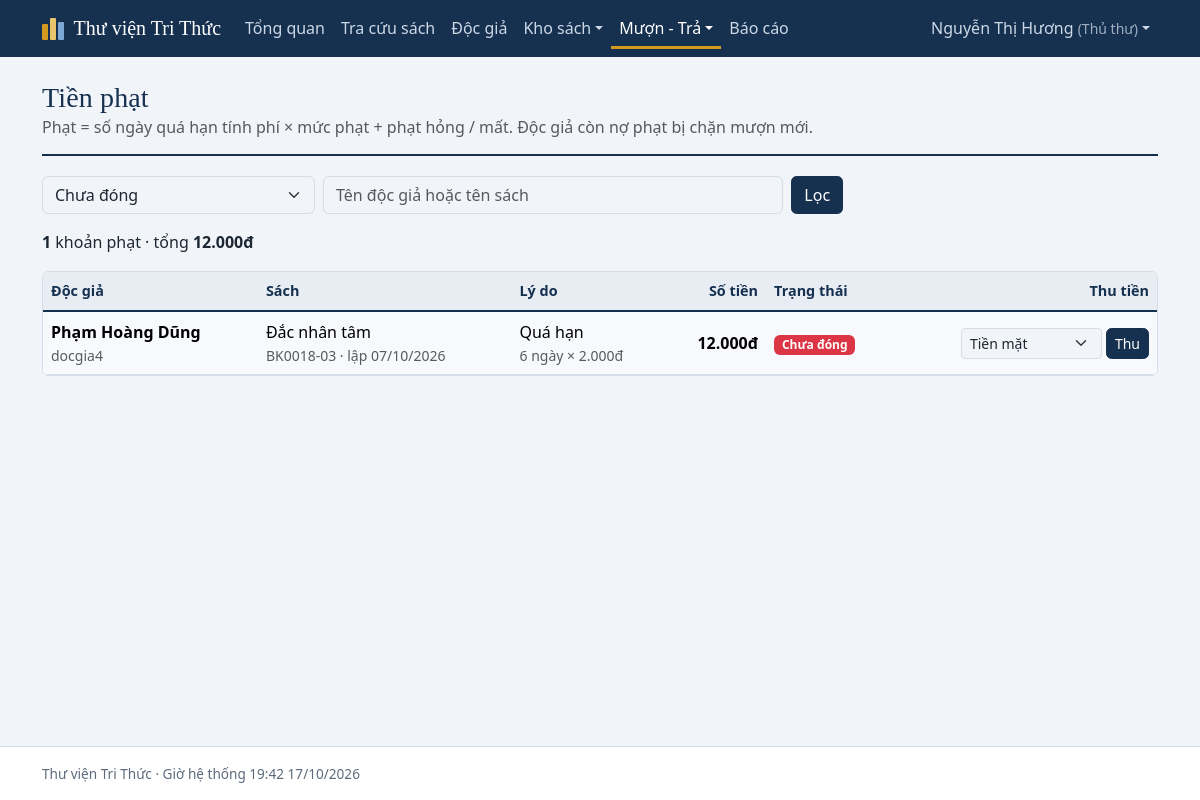
Screenshot of /staff/fines.php (signed in) with the database file from the repository.
### tables this page shows
CREATE TABLE users (
  user_id            BIGINT AUTO_INCREMENT PRIMARY KEY,
  role_id            INT NOT NULL,
  username           VARCHAR(50)  NOT NULL UNIQUE,
  email              VARCHAR(100) NOT NULL UNIQUE,
  password_hash      VARCHAR(255) NOT NULL,
  full_name          VARCHAR(100) NOT NULL,
  phone              VARCHAR(20)  NULL,
  address            VARCHAR(255) NULL,
  status             ENUM('ACTIVE','LOCKED','INACTIVE') NOT NULL DEFAULT 'ACTIVE',
  failed_login_count INT NOT NULL DEFAULT 0,
  locked_until       DATETIME NULL,
  created_at         DATETIME NOT NULL DEFAULT CURRENT_TIMESTAMP,
  CONSTRAINT fk_users_role FOREIGN KEY (role_id) REFERENCES roles(role_id)
);

CREATE TABLE roles (
  role_id    INT AUTO_INCREMENT PRIMARY KEY,
  role_code  VARCHAR(20)  NOT NULL UNIQUE,       
  role_name  VARCHAR(50)  NOT NULL
);

CREATE TABLE fines (
  fine_id         BIGINT AUTO_INCREMENT PRIMARY KEY,
  loan_item_id    BIGINT NOT NULL,
  reader_id       BIGINT NOT NULL,
  policy_id       INT NOT NULL,
  overdue_days    INT NOT NULL DEFAULT 0,
  overdue_amount  DECIMAL(12,2) NOT NULL DEFAULT 0,
  damage_level    TINYINT NULL,                     
  damage_amount   DECIMAL(12,2) NOT NULL DEFAULT 0,
  total_amount    DECIMAL(12,2) NOT NULL DEFAULT 0,
  reason          VARCHAR(100) NOT NULL,            
  status          ENUM('UNPAID','PAID') NOT NULL DEFAULT 'UNPAID',
  created_at      DATETIME NOT NULL DEFAULT CURRENT_TIMESTAMP,
  INDEX idx_fine_reader_status (reader_id, status),
  CONSTRAINT fk_fine_item   FOREIGN KEY (loan_item_id) REFERENCES loan_items(loan_item_id),
  CONSTRAINT fk_fine_reader FOREIGN KEY (reader_id)    REFERENCES users(user_id),
  CONSTRAINT fk_fine_policy FOREIGN KEY (policy_id)    REFERENCES library_policy(policy_id)
);

CREATE TABLE book_titles (
  title_id     BIGINT AUTO_INCREMENT PRIMARY KEY,
  isbn         VARCHAR(20)  NOT NULL UNIQUE,
  title        VARCHAR(255) NOT NULL,
  category_id  INT NULL,
  publisher_id INT NULL,
  publish_year INT NULL,
  description  TEXT NULL,
  cover_image  VARCHAR(255) NULL,
  status       ENUM('ACTIVE','DISCONTINUED') NOT NULL DEFAULT 'ACTIVE',
  created_at   DATETIME NOT NULL DEFAULT CURRENT_TIMESTAMP,
  FULLTEXT KEY ft_title (title),
  CONSTRAINT fk_bt_cat FOREIGN KEY (category_id)  REFERENCES categories(category_id),
  CONSTRAINT fk_bt_pub FOREIGN KEY (publisher_id) REFERENCES publishers(publisher_id)
);

CREATE TABLE book_copies (
  copy_id          BIGINT AUTO_INCREMENT PRIMARY KEY,
  title_id         BIGINT NOT NULL,
  location_id      INT NULL,
  barcode          VARCHAR(30) NOT NULL UNIQUE,
  price            DECIMAL(12,2) NOT NULL DEFAULT 0,
  condition_status ENUM('NORMAL','DAMAGED') NOT NULL DEFAULT 'NORMAL',
  status           ENUM('AVAILABLE','RESERVED','BORROWED','LOST','DAMAGED','INACTIVE') NOT NULL DEFAULT 'AVAILABLE',
  acquired_date    DATE NOT NULL,
  INDEX idx_copy_title_status (title_id, status),
  CONSTRAINT fk_copy_title FOREIGN KEY (title_id)    REFERENCES book_titles(title_id),
  CONSTRAINT fk_copy_loc   FOREIGN KEY (location_id) REFERENCES storage_locations(location_id)
);

### staff/fines.php (the view, shortened to what this page needs)
<?php
require __DIR__ . '/../includes/init.php';
$u = require_staff();
$st = g('st', 'UNPAID'); if (!in_array($st, ['UNPAID', 'PAID', 'ALL'], true)) $st = 'UNPAID';
$kw = g('q'); $page = max(1, (int)g('page', '1')); $per = 20;
$where = "(? = 'ALL' OR f.status = ?)"; $params = [$st, $st];
$base = "FROM fines f JOIN users u ON u.user_id = f.reader_id JOIN loan_items li ON li.loan_item_id = f.loan_item_id
         JOIN book_copies c ON c.copy_id = li.copy_id JOIN book_titles t ON t.title_id = c.title_id LEFT JOIN payments p ON p.fine_id = f.fine_id WHERE $where";
$total = (int)fetch_val("SELECT COUNT(*) $base", $params);
$sum = (float)fetch_val("SELECT COALESCE(SUM(f.total_amount),0) $base", $params);
$off = ($page - 1) * $per;
$rows = fetch_all("SELECT f.*, u.full_name, u.username, t.title, c.barcode, p.payment_id, p.paid_at, p.method $base ORDER BY f.created_at DESC LIMIT $per OFFSET $off", $params);
page_start('Tiền phạt');
page_head('Tiền phạt', 'Phạt = số ngày quá hạn tính phí × mức phạt + phạt hỏng / mất. Độc giả còn nợ phạt bị chặn mượn mới.');
?>
<form class="row g-2 mb-3" method="get" role="search">
  <div class="col-sm-4 col-md-3"><label class="visually-hidden" for="st">Trạng thái</label><select class="form-select" id="st" name="st">
    <option value="UNPAID" <?= $st === 'UNPAID' ? 'selected' : '' ?>>Chưa đóng</option></select></div>
  <div class="col-sm-6 col-md-5"><label class="visually-hidden" for="q">Tìm</label><input class="form-control" id="q" name="q" value="<?= e($kw) ?>" placeholder="Tên độc giả hoặc tên sách"></div>
  <div class="col-auto"><button class="btn btn-primary" type="submit">Lọc</button></div>
</form>
<p><strong><?= $total ?></strong> khoản phạt · tổng <strong><?= money($sum) ?></strong></p>
<?php if (!$rows): ?><div class="alert alert-light border">Không có khoản phạt nào.</div>
<?php else: ?>
<div class="table-wrap"><div class="table-responsive"><table class="table table-striped mb-0">
  <thead><tr><th>Độc giả</th><th>Sách</th><th>Lý do</th><th class="text-end">Số tiền</th><th>Trạng thái</th><th class="text-end">Thu tiền</th></tr></thead><tbody>
  <?php foreach ($rows as $r): ?>
  <tr><td><div class="fw-semibold"><?= e($r['full_name']) ?></div><div class="small text-muted"><?= e($r['username']) ?></div></td>
    <td><?= e($r['title']) ?><div class="small text-muted"><?= e($r['barcode']) ?> · lập <?= dmy($r['created_at']) ?></div></td>
    <td><?= e($r['reason']) ?><?= $r['overdue_days'] > 0 ? '<div class="small text-muted">' . (int)$r['overdue_days'] . ' ngày × ' . money($r['overdue_amount'] / max(1, $r['overdue_days'])) . '</div>' : '' ?></td>
    <td class="text-end fw-semibold"><?= money($r['total_amount']) ?></td>
    <td><?= badge('fine', $r['status']) ?><?= $r['paid_at'] ? '<div class="small text-muted">' . dmy($r['paid_at']) . '</div>' : '' ?></td>
    <td class="text-end">
      <?php if ($r['status'] === 'UNPAID'): ?>
      <form method="post" class="d-inline-flex gap-1" data-confirm="Xác nhận đã thu <?= e(money($r['total_amount'])) ?> của <?= e($r['full_name']) ?>?">
        <select class="form-select form-select-sm w-auto" name="method" aria-label="Hình thức thu"><option value="CASH">Tiền mặt</option><option value="TRANSFER">Chuyển khoản</option></select>
        <button class="btn btn-sm btn-primary" type="submit">Thu</button></form>
      <?php elseif ($r['payment_id']): ?><a class="btn btn-sm btn-outline-primary" href="<?= e(url('staff/receipt.php?id=' . $r['payment_id'])) ?>">Biên lai</a><?php endif; ?></td></tr>
  <?php endforeach; ?></tbody></table></div></div>
<?php endif; ?>
<?php page_end();

### includes/layout.php (shortened to what this page needs)
<?php
function nav_link(string $path, string $label, string $cur): string {
    $active = $cur === url($path) ? ' active' : '';
    return '<li class="nav-item"><a class="nav-link' . $active . '" href="' . e(url($path)) . '">' . e($label) . '</a></li>';
}
function nav_dropdown(string $label, array $items, string $cur): string {
    $on = false; $li = '';
    foreach ($items as $path => $text) {
        $a = ($cur === url($path)); $on = $on || $a;
        $li .= '<li><a class="dropdown-item' . ($a ? ' active' : '') . '" href="' . e(url($path)) . '">' . e($text) . '</a></li>';
    }
    return '<li class="nav-item dropdown"><a class="nav-link dropdown-toggle' . ($on ? ' active' : '') . '" href="#" role="button" data-bs-toggle="dropdown" aria-expanded="false">' . e($label) . '</a><ul class="dropdown-menu">' . $li . '</ul></li>';
}
function page_start(string $title, array $o = []): void {
    $u = user();
    $cur = $_SERVER['SCRIPT_NAME'] ?? '';
    $app = cfg('app.name');
    ?><!doctype html>
<html lang="vi">
<head>
<link rel="stylesheet" href="<?= e(url('assets/vendor/bootstrap/bootstrap.min.css')) ?>">
<link rel="stylesheet" href="<?= e(url('assets/css/style.css')) ?>">
</head>
<body>
<nav class="navbar navbar-expand-lg app-nav no-print">
  <div class="container">
    <a class="navbar-brand" href="<?= e(url($u && is_staff($u) ? 'staff/index.php' : 'index.php')) ?>">
      <span class="spines" aria-hidden="true"><i></i><i></i><i></i></span><?= e($app) ?>
    </a>
    <div class="collapse navbar-collapse" id="nav">
      <ul class="navbar-nav me-auto">
<?php
    if ($u && is_staff($u)) {
        echo nav_link('staff/index.php', 'Tổng quan', $cur);
        echo nav_link('index.php', 'Tra cứu sách', $cur);
        echo nav_link('staff/readers.php', 'Độc giả', $cur);
        echo nav_dropdown('Kho sách', ['staff/titles.php' => 'Đầu sách', 'staff/copies.php' => 'Bản sách', 'staff/locations.php' => 'Kho / kệ / vị trí'], $cur);
        echo nav_dropdown('Mượn - Trả', ['staff/loan_new.php' => 'Lập phiếu mượn', 'staff/return.php' => 'Lập phiếu trả', 'staff/reservations.php' => 'Duyệt đặt giữ', 'staff/fines.php' => 'Tiền phạt'], $cur);
        echo nav_link('staff/reports.php', 'Báo cáo', $cur);
    } elseif ($u) {
        echo nav_link('index.php', 'Tra cứu sách', $cur);
        echo nav_link('reader/reservations.php', 'Đặt giữ của tôi', $cur);
        echo nav_link('reader/history.php', 'Mượn - trả - phạt', $cur);
    } else {
        echo nav_link('index.php', 'Tra cứu sách', $cur);
    }
?>
      </ul>
      <ul class="navbar-nav align-items-lg-center">
<?php if ($u): ?>
        <li class="nav-item dropdown">
          <a class="nav-link dropdown-toggle" href="#" role="button" data-bs-toggle="dropdown" aria-expanded="false"><?= e($u['full_name']) ?> <small class="opacity-75">(<?= e($u['role_name']) ?>)</small></a>
        </li>
<?php else: ?>
        <li class="nav-item"><a class="nav-link" href="<?= e(url('login.php')) ?>">Đăng nhập</a></li>
        <li class="nav-item"><a class="btn btn-sm btn-accent ms-lg-2" href="<?= e(url('register.php')) ?>">Đăng ký</a></li>
<?php endif; ?>
      </ul>
    </div>
  </div>
</nav>
<main class="container py-4">
<?php
}
function page_end(): void {
    ?></main>
<footer class="app-footer no-print"><div class="container"><?= e(cfg('app.name')) ?> · Giờ hệ thống <?= date('H:i d/m/Y') ?></div></footer>
</body>
</html>
<?php
}
function page_head(string $h, string $sub = '', string $actions = ''): void {
    echo '<div class="page-head"><div><h1>' . e($h) . '</h1>' . ($sub !== '' ? '<p class="text-muted mb-0">' . e($sub) . '</p>' : '') . '</div>' . ($actions !== '' ? '<div class="no-print">' . $actions . '</div>' : '') . '</div>';
}

### includes/init.php (shortened to what this page needs)
<?php
function cfg(string $key, $default = null) {
    $v = $GLOBALS['CFG'];
    foreach (explode('.', $key) as $k) {
        $v = $v[$k];
    }
    return $v;
}
function url(string $path = ''): string { return BASE_URL . '/' . ltrim($path, '/'); }
function e($s): string { return htmlspecialchars((string)$s, ENT_QUOTES, 'UTF-8'); }
function db(): PDO {
    static $pdo = null;
    if ($pdo) return $pdo;
    $c = cfg('db');
    try {
        $pdo = new PDO("mysql:host={$c['host']};dbname={$c['name']};charset={$c['charset']}", $c['user'], $c['pass'], [
            PDO::ATTR_ERRMODE => PDO::ERRMODE_EXCEPTION,
            PDO::ATTR_DEFAULT_FETCH_MODE => PDO::FETCH_ASSOC,
            PDO::ATTR_EMULATE_PREPARES => false,
        ]);
    } catch (PDOException $ex) {
        http_response_code(500);
        exit('<meta charset="utf-8"><h3>Không kết nối được cơ sở dữ liệu</h3><p>Hãy bật MySQL trong XAMPP, import <code>database/library_db.sql</code> bằng phpMyAdmin và kiểm tra <code>config/config.php</code>.</p>');
    }
    $pdo->exec("SET time_zone = '" . (new DateTime())->format('P') . "'");
    return $pdo;
}
function run(string $sql, array $p = []): PDOStatement { $st = db()->prepare($sql); $st->execute($p); return $st; }
function fetch_one(string $sql, array $p = []): ?array { $r = run($sql, $p)->fetch(); return $r === false ? null : $r; }
function fetch_all(string $sql, array $p = []): array { return run($sql, $p)->fetchAll(); }
function fetch_val(string $sql, array $p = []) { $r = run($sql, $p)->fetchColumn(); return $r === false ? null : $r; }
function g(string $k, string $d = ''): string { return isset($_GET[$k]) && is_string($_GET[$k]) ? trim($_GET[$k]) : $d; }
function money($n): string { return number_format((float)$n, 0, ',', '.') . 'đ'; }
function dmy(?string $d): string { return $d ? date('d/m/Y', strtotime($d)) : '—'; }
function badge(string $type, string $v): string {
    [$t, $c] = STATUS_LABELS[$type][$v] ?? [$v, 'secondary'];
    return '<span class="badge text-bg-' . $c . '">' . e($t) . '</span>';
}
function user(): ?array {
    static $u = false;
    if ($u !== false) return $u;
    $u = null;
    if (!empty($_SESSION['uid'])) {
        $r = fetch_one("SELECT u.*, r.role_code, r.role_name FROM users u JOIN roles r ON r.role_id = u.role_id WHERE u.user_id = ?", [$_SESSION['uid']]);
        if ($r && $r['status'] === 'ACTIVE') $u = $r; else unset($_SESSION['uid']);
    }
    return $u;
}
function is_staff(?array $u = null): bool { $u = $u ?? user(); return $u && in_array($u['role_code'], ['LIBRARIAN', 'ADMIN'], true); }
function is_admin(?array $u = null): bool { $u = $u ?? user(); return $u && $u['role_code'] === 'ADMIN'; }
function require_login(array $roles = []): array {
    $u = user();
    return $u;
}
function require_staff(): array { return require_login(['LIBRARIAN', 'ADMIN']); }
require_once ROOT . '/includes/layout.php';

### assets/css/style.css (style rules this page uses)
:root { --ink:#16304f; --ink-2:#0f2239; --blue:#2a62a8; --brass:#d29a1f; --brass-d:#a97800; --paper:#f1f4f8; --line:#d5dde8; --text:#1d2733; --muted:#5d6b7c; --bs-body-bg:var(--paper); --bs-body-color:var(--text); --bs-link-color:var(--blue); --bs-link-hover-color:var(--ink); --bs-border-color:var(--line); --serif:"Iowan Old Style","Palatino Linotype",Palatino,"Book Antiqua",Georgia,serif; }
body { font-family:system-ui,-apple-system,"Segoe UI",Roboto,"Helvetica Neue",Arial,sans-serif;min-height:100vh;display:flex;flex-direction:column;line-height:1.55 }
main { flex:1 }
h1,h2,h3,.h1,.h2,.h3 { font-family:var(--serif);color:var(--ink);letter-spacing:.005em }
h1 { font-size:1.75rem }
a { text-underline-offset:2px }
.app-nav { background:var(--ink);--bs-navbar-color:#cdd8e6;--bs-navbar-hover-color:#fff;--bs-navbar-active-color:#fff;--bs-navbar-brand-color:#fff;--bs-navbar-brand-hover-color:#fff;--bs-navbar-toggler-border-color:rgba(255,255,255,.4) }
.app-nav .navbar-brand { font-family:var(--serif);font-size:1.25rem;display:flex;align-items:center;gap:.6rem }
.app-nav .nav-link.active { box-shadow:inset 0 -3px 0 var(--brass) }
.spines { display:inline-flex;align-items:flex-end;gap:2px;height:22px }
.spines i { display:block;width:6px;border-radius:1px;background:var(--brass) }
.spines i:nth-child(1) { height:16px }
.spines i:nth-child(2) { height:22px;background:#e9c46a }
.spines i:nth-child(3) { height:18px;background:#7fa7d6 }
.btn { border-radius:.35rem }
.btn-primary { --bs-btn-bg:var(--ink);--bs-btn-border-color:var(--ink);--bs-btn-hover-bg:var(--ink-2);--bs-btn-hover-border-color:var(--ink-2);--bs-btn-active-bg:#0a1829;--bs-btn-active-border-color:#0a1829;--bs-btn-disabled-bg:var(--ink);--bs-btn-disabled-border-color:var(--ink) }
.page-head { display:flex;justify-content:space-between;align-items:flex-end;gap:1rem;flex-wrap:wrap;margin-bottom:1.25rem;padding-bottom:.9rem;border-bottom:2px solid var(--ink) }
.page-head h1 { margin:0 }
.table { --bs-table-bg:#fff;--bs-table-striped-bg:#f7f9fc }
.table thead th { background:#e8edf4;color:var(--ink);font-weight:600;font-size:.9rem;white-space:nowrap;border-bottom:2px solid var(--ink) }
.table td,.table th { vertical-align:middle }
.table-wrap { background:#fff;border:1px solid var(--line);border-radius:.4rem;overflow:hidden }
.app-footer { border-top:1px solid var(--line);padding:1rem 0;color:var(--muted);font-size:.85rem;background:#fff }

### rows the page displays
users: full_name "Nguyễn Thị Hương", role.role_name "Thủ thư"
fines: reader.full_name "Phạm Hoàng Dũng", reader.username "docgia4", book_titles.title "Đắc nhân tâm", book_copies.barcode "BK0018-03", created_at "07/10/2026", reason "Quá hạn", overdue_days "6", overdue_amount+overdue_days "2.000đ", total_amount "12.000đ"

### other values shown
$app "Thư viện Tri Thức"
$label "Tổng quan Tra cứu sách Độc giả Báo cáo"
$label "Kho sách Mượn - Trả"
$h "Tiền phạt"
$sub "Phạt = số ngày quá hạn tính phí × mức phạt + phạt hỏng / mất. Độc giả còn nợ phạt bị chặn mượn mới."
$total "1"
money($sum) "12.000đ"
cfg('app.name') "Thư viện Tri Thức"
